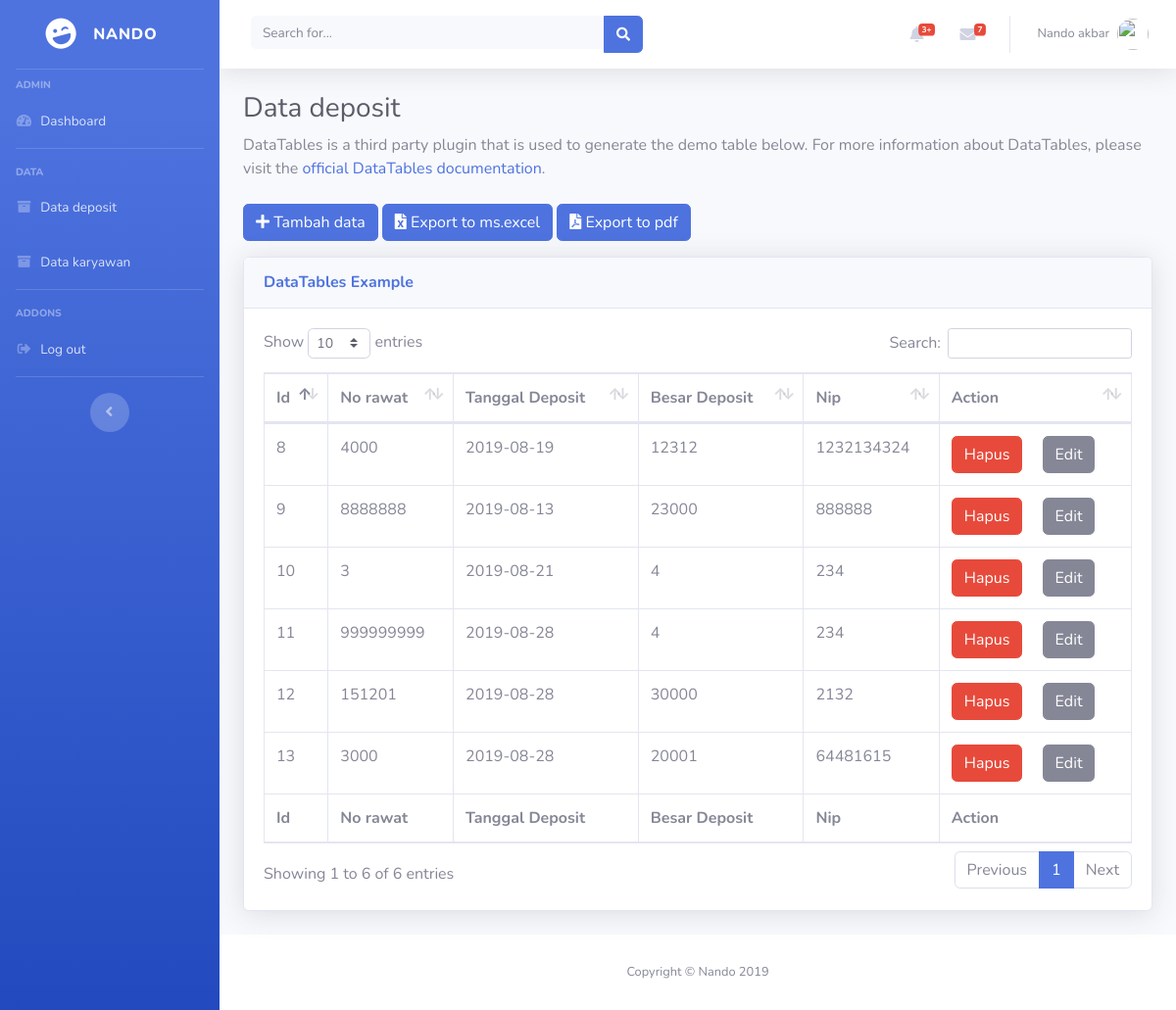
/index.php/deposit, run on the app's committed database.
### tables this page shows
CREATE TABLE `deposit` (
  `id_deposit` int(11) NOT NULL,
  `no_rawat` int(11) NOT NULL,
  `tgl_deposit` date NOT NULL,
  `besar_deposit` int(11) NOT NULL,
  `nip` int(11) NOT NULL
);

### application/controllers/Deposit.php (called while the page is built, shortened)
<?php
class Deposit extends CI_Controller
{
    public function __construct()
    {
        $this->load->model('Deposit_model');
        $this->load->library('form_validation');
    }
    public function index()
    {
        $data['judul'] = 'deposit';
        $data['deposit'] = $this->Deposit_model->getAll();
        $this->load->view('admin/header', $data);
        $this->load->view('karyawan/sidebar');
        $this->load->view('admin/index', $data);
        $this->load->view('admin/footer');
    }
}

### index.php (called while the page is built, shortened)
<?php
require_once BASEPATH.'core/CodeIgniter.php';

### application/models/Deposit_model.php (called while the page is built, shortened)
<?php
class Deposit_model extends CI_Model
{
    public function getAll()
    {
        return $this->db->get('deposit')->result_array();
    }
}

### application/views/admin/index.php (the view, shortened to what this page needs)
<div class="container-fluid">
  <h1 class="h3 mb-2 text-gray-800">Data deposit</h1>
  <p class="mb-4">DataTables is a third party plugin that is used to generate the demo table below. For more information about DataTables, please visit the <a target="_blank" href="https://datatables.net">official DataTables documentation</a>.</p>
  <a class="btn btn-primary mb-3" href="<?= base_url('deposit/tambah') ?>">
    <i class="fa fa-plus"></i> Tambah data
  </a>
  <a class="btn btn-primary mb-3" href="<?= base_url('deposit/export_excel') ?>">
  <i class="fas fa-file-excel"></i> Export to ms.excel
  </a>
  <a class="btn btn-primary mb-3" href="<?= base_url('deposit/export_pdf') ?>">
  <i class="fas fa-file-pdf"></i> Export to pdf
  </a>
  <div class="card shadow mb-4">
    <div class="card-header py-3">
      <h6 class="m-0 font-weight-bold text-primary">DataTables Example</h6>
    </div>
    <div class="card-body">
      <div class="table-responsive">
        <table class="table table-bordered" id="dataTable" width="100%" cellspacing="0">
          <thead>
            <tr>
              <th>Id</th>
              <th>No rawat</th>
              <th>Tanggal Deposit</th>
              <th>Besar Deposit</th>
              <th>Nip</th>
              <th>Action</th>
            </tr>
          </thead>
          <tfoot>
            <tr>
              <th>Id</th>
              <th>No rawat</th>
              <th>Tanggal Deposit</th>
              <th>Besar Deposit</th>
              <th>Nip</th>
              <th>Action</th>
            </tr>
          </tfoot>
          <tbody>
            <?php foreach ($deposit as $dps) : ?>
              <tr>
                <td><?= $dps['id_deposit']; ?></td>
                <td><?= $dps['no_rawat']; ?></td>
                <td><?= $dps['tgl_deposit']; ?></td>
                <td><?= $dps['besar_deposit']; ?></td>
                <td><?= $dps['nip']; ?></td>
                <td>
                  <a href="<?= base_url() ?>Deposit/hapus/<?= $dps['id_deposit']; ?>" class="btn btn-danger" onclick="return confirm('Yakin ?');">Hapus</a>
                  <a href="<?= base_url() ?>Deposit/edit/<?= $dps['id_deposit']; ?>" class="btn btn-secondary ml-3">Edit</a>
                </td>
              </tr>
            <?php endforeach ?>
          </tbody>
        </table>
      </div>
    </div>
  </div>
</div>
</div>
<footer class="sticky-footer bg-white">
  <div class="container my-auto">
    <div class="copyright text-center my-auto">
      <span>Copyright &copy; Nando 2019</span>
    </div>
  </div>
</footer>
</div>
</div>

### application/views/admin/header.php (shortened to what this page needs)
<!DOCTYPE html>
<html lang="en">
<head>
  <link href="<?= base_url('assets/'); ?>vendor/fontawesome-free/css/all.min.css" rel="stylesheet" type="text/css">
  <link href="<?= base_url('assets/'); ?>css/sb-admin-2.min.css" rel="stylesheet">
  <link href="<?= base_url('assets/'); ?>vendor/datatables/dataTables.bootstrap4.min.css" rel="stylesheet">
</head>
<body id="page-top">

### application/views/karyawan/sidebar.php (shortened to what this page needs)
<div id="wrapper">
  <ul class="navbar-nav bg-gradient-primary sidebar sidebar-dark accordion" id="accordionSidebar">
    <a class="sidebar-brand d-flex align-items-center justify-content-center" href="index.html">
      <div class="sidebar-brand-icon rotate-n-15">
        <i class="fas fa-laugh-wink"></i>
      </div>
      <div class="sidebar-brand-text mx-3">Nando</div>
    </a>
    <hr class="sidebar-divider my-0">
    <div class="sidebar-heading mt-2">
      Admin
    </div>
    <li class="nav-item">
      <a class="nav-link" href="<?= base_url() ?>home">
        <i class="fas fa-fw fa-tachometer-alt"></i>
        <span>Dashboard</span></a>
    </li>
    <hr class="sidebar-divider">
    <div class="sidebar-heading">
      Data
    </div>
    <li class="nav-item">
      <a class="nav-link collapsed" href="<?= base_url() ?>deposit">
      <i class="fas fa-archive fa-fw"></i>
        <span>Data deposit</span>
      </a>
    </li>
    <li class="nav-item">
      <a class="nav-link collapsed" href="<?= base_url() ?>karyawan">
      <i class="fas fa-archive fa-fw"></i>
        <span>Data karyawan</span>
      </a>
    </li>
    <hr class="sidebar-divider">
    <div class="sidebar-heading">
      Addons
    </div>
    <li class="nav-item">
      <a class="nav-link" href="<?= base_url('')?>">
      <i class="fas fa-fw fa-sign-out-alt"></i>
        <span>Log out</span></a>
    </li>
    <hr class="sidebar-divider d-none d-md-block">
    <div class="text-center d-none d-md-inline">
      <button class="rounded-circle border-0" id="sidebarToggle"></button>
    </div>
  </ul>
  <div id="content-wrapper" class="d-flex flex-column">
    <div id="content">
      <nav class="navbar navbar-expand navbar-light bg-white topbar mb-4 static-top shadow">
        <form class="d-none d-sm-inline-block form-inline mr-auto ml-md-3 my-2 my-md-0 mw-100 navbar-search">
          <div class="input-group">
            <input type="text" class="form-control bg-light border-0 small" placeholder="Search for..." aria-label="Search" aria-describedby="basic-addon2">
            <div class="input-group-append">
              <button class="btn btn-primary" type="button">
                <i class="fas fa-search fa-sm"></i>
              </button>
            </div>
          </div>
        </form>
        <ul class="navbar-nav ml-auto">
          <li class="nav-item dropdown no-arrow mx-1">
            <a class="nav-link dropdown-toggle" href="#" id="alertsDropdown" role="button" data-toggle="dropdown" aria-haspopup="true" aria-expanded="false">
              <i class="fas fa-bell fa-fw"></i>
              <span class="badge badge-danger badge-counter">3+</span>
            </a>
          </li>
          <li class="nav-item dropdown no-arrow mx-1">
            <a class="nav-link dropdown-toggle" href="#" id="messagesDropdown" role="button" data-toggle="dropdown" aria-haspopup="true" aria-expanded="false">
              <i class="fas fa-envelope fa-fw"></i>
              <span class="badge badge-danger badge-counter">7</span>
            </a>
          </li>
          <li class="nav-item dropdown no-arrow">
            <a class="nav-link dropdown-toggle" href="#" id="userDropdown" role="button" data-toggle="dropdown" aria-haspopup="true" aria-expanded="false">
              <span class="mr-2 d-none d-lg-inline text-gray-600 small">Nando akbar</span>
              <img class="img-profile rounded-circle" src="https://source.unsplash.com/QAB-WJcbgJk/60x60">
            </a>
          </li>
        </ul>
      </nav>

### application/views/admin/footer.php (shortened to what this page needs)
</body>
</html>

### data on the page
deposit: id_deposit "8", no_rawat "4000", tgl_deposit "2019-08-19", besar_deposit "12312", nip "1232134324"
deposit: id_deposit "9", no_rawat "8888888", tgl_deposit "2019-08-13", besar_deposit "23000", nip "888888"
deposit: id_deposit "10", no_rawat "3", tgl_deposit "2019-08-21", besar_deposit "4", nip "234"
deposit: id_deposit "11", no_rawat "999999999", tgl_deposit "2019-08-28", besar_deposit "4", nip "234"
deposit: id_deposit "12", no_rawat "151201", tgl_deposit "2019-08-28", besar_deposit "30000", nip "2132"
deposit: id_deposit "13", no_rawat "3000", tgl_deposit "2019-08-28", besar_deposit "20001", nip "64481615"
